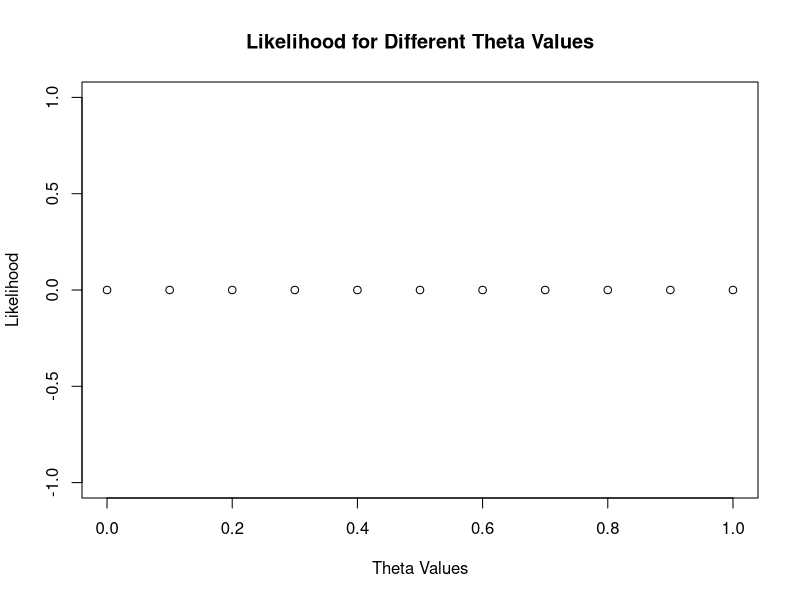

Write the R code that produced this figure.
#########
# Problem 3.1 Hoff 
#########

# we can simulate the probability for each possible
# theta value now 

theta_v <- seq(0, 1, by=0.1)

# hyperparameters
x <- 57
n <- 100 
likelihoods <- vector(length = 11)

for (param in theta_v){
  i = 0
  likelihoods[i] <- dbinom(x, n, prob = param)
  i = i + 1
}

plot(x = theta_v , 
     y = likelihoods , 
     main = "Likelihood for Different Theta Values",
     xlab = "Theta Values" , 
     ylab = "Likelihood")
